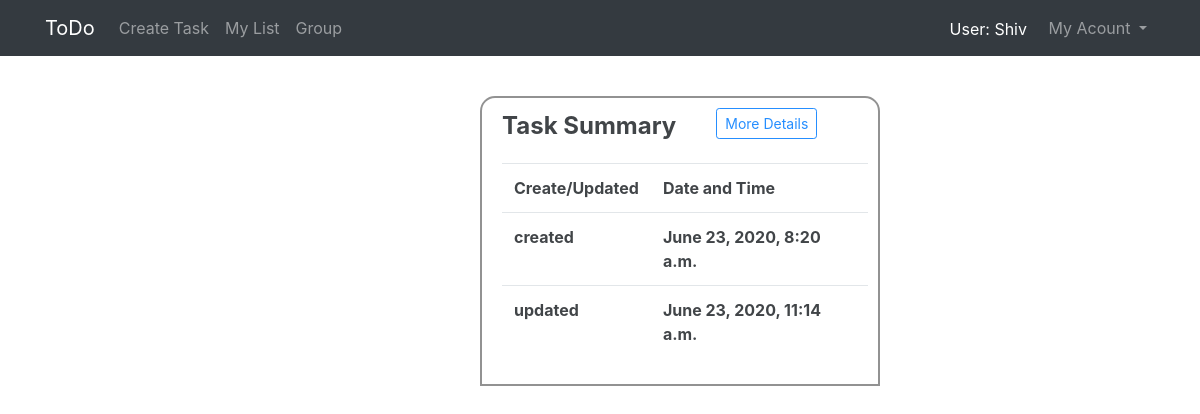
Page /3/summary (signed in) on the committed database.
### todoapp/models.py (models this page shows)
class SummaryModel(models.Model):
    taskId=models.ForeignKey(ToDoModel,related_name='todolist',on_delete=models.CASCADE,null=True)
    dateTime=models.DateTimeField(blank=True,default=None)
    description_summary=models.TextField(default='None')
    modefied_detail=models.CharField(max_length=60,default=None,null =True)
    created_update=models.CharField(max_length=60,default=None,null =True)

### todoapp/views.py (the view)
# urls.py: re_path(r'(?P<id>[\d]+)/summary',v1.summary_view),
def summary_view(request,id):
    data=ToDoModel.objects.get(id=id)
    summary_data=SummaryModel.objects.filter(taskId=id)
    mylist_data=ToDoModel.objects.filter(user=request.user,status='todo',flagTask='no')
    task_flag_update(request.user)
    return render(request,'todoapp/summary.html',{'summary_data':summary_data,'current_user':request.user,'data':mylist_data,'task':data.task,'id':id})

### todoapp/supporting_python.py (called while the page is built)
def task_flag_update(user):
    mylist_data = ToDoModel.objects.filter(user=user,status='todo',flagTask='no')
    current_date=str(datetime.now().date())+datetime.now().strftime("%H:%M")
    for task in mylist_data:
        tasktime=str(task.date)+task.time.strftime("%H:%M")
        if current_date == tasktime:
            task.flagTask = 'yes'
            task.save()

### template/todoapp/summary.html (shortened to what this page needs)
<!DOCTYPE html>
{% extends "todoapp/base2.html" %}
{% block body_block %}
      {%if summary_data%}
<div class="summary">
  <div style="float: left;">
    <legend > Task Summary</legend>
    </div>
    <span class="summary_detail_btn"><a href="/{{id}}/detail" class="btn btn-outline-primary btn-sm">More Details</a></span><br><br>
    <table class="table">
      <tr>
        <th >Create/Updated</th>
        <th >Date and Time</th>
      </tr>
      {%for data in summary_data%}
        <tr>
          {% if data.created_update != None %}
          <td >{{data.created_update}}</td>
          <td >{{data.dateTime}}</td>
          {% endif%}
        </tr>
      {%endfor%}
    </table>
</div>
{%endif%}
 {%endblock%}

### template/todoapp/base2.html (shortened to what this page needs)
<!DOCTYPE html>
{%load static%}
{% load crispy_forms_tags %}
<html lang="en" dir="ltr">
  <head >
    <link rel="stylesheet" href="{%static "todoapp/todo_create.css"%}">
    <link rel="stylesheet" href="{%static "todoapp/form_style.css"%}">
    <link rel="stylesheet" href="{%static "todoapp/group_static.css"%}">
    <link rel="stylesheet" href="https://stackpath.bootstrapcdn.com/bootstrap/4.1.3/css/bootstrap.min.css">
    <link rel="stylesheet" href="https://maxcdn.bootstrapcdn.com/bootstrap/4.0.0/css/bootstrap.min.css">
    <link rel="stylesheet" href="https://cdnjs.cloudflare.com/ajax/libs/font-awesome/4.7.0/css/font-awesome.min.css">
  </head>
  <body class="body_class"  id="stop" onload="testfunction()">
      <nav class="navbar navbar-expand-md navbar-dark bg-dark fixed-top">
        <div class="container">
          <a class="navbar-brand" href="/mylist/mylist">ToDo</a>
          <div class="collapse navbar-collapse" id="navbarSupportedContent">
              <ul class="navbar-nav ">
                <li class="nav-item ">
                    <a class="nav-link" href="/">Create Task</a>
                </li>
                <li class="nav-item">
                    <a class="nav-link" href="/mylist/mylist">My List</a>
                </li>
                <li class="nav-item">
                    <a class="nav-link" href="/group">Group</a>
                </li>
              </ul>
              <ul class="navbar-nav ml-auto">
                     <span style="color:white;padding-top:9px;"><li>User:&nbsp{{current_user|title}}</li></span> &nbsp&nbsp&nbsp
                     <li class="nav-item dropdown">
                          <a class="nav-link dropdown-toggle" href="#" id="navbarDropdown" role="button" data-toggle="dropdown">
                            My Acount
                          </a>
                    </li>
               </ul>
            </div>
            </div>
        </nav>
      {% block body_block %}{% endblock %}
  </body>
</html>

### static/todoapp/todo_create.css (style rules this page uses)
.summary { margin-left: 40%; max-width: 400px; margin-top: 8%; padding: 10px 10px 10px 20px; border: 2px solid grey; opacity: .85; font-weight: bold; border-radius:15px 15px 0px 0px ; }
.summary_detail_btn { position: relative; padding-left: 40px; }
body { overflow-x: hidden; }

### rows in the picture
SummaryModel: created_update "created", dateTime "June 23, 2020, 8:20 a.m."
SummaryModel: created_update "updated", dateTime "June 23, 2020, 11:14 a.m."

### other values in the picture
{{ current_user|title }} "Shiv"
